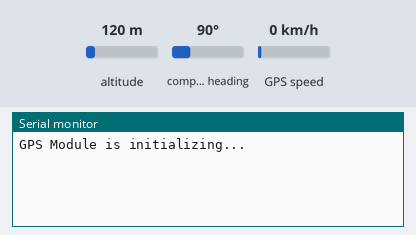
The sketch below on a simulated Arduino Uno, built with avr-gcc and run on an emulated ATmega328P. Parts: the last lines printed to the serial monitor. Inputs (shaded band) come from the test bench; at power-on: altitude 120 m, compass heading 90°, GPS speed 0 km/h. The GPS gets a fix after 3 s at 37.7749, -122.4194 with 8 satellites.

Above: at 1.2 s.
1.3 s: altitude set to 20 m
At 3.9 s:
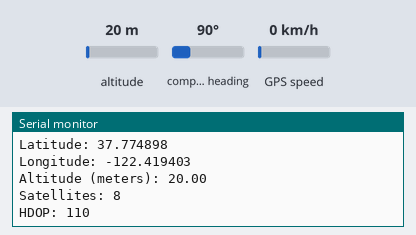
4.5 s: altitude set to 250 m
At 5.8 s:
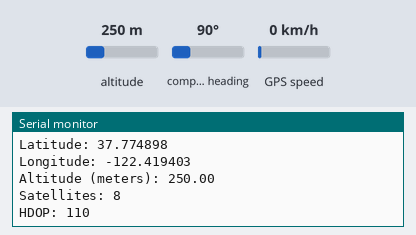

The sketch:

16.GPS_Read.ino
```cpp
#include <TinyGPS++.h>
#include <SoftwareSerial.h>

// Define GPS pins (change RX and TX pins according to your wiring)
SoftwareSerial gpsSerial(10, 11); // RX, TX

TinyGPSPlus gps;

void setup() {
  Serial.begin(9600);    // Serial Monitor communication
  gpsSerial.begin(9600); // GPS module communication

  Serial.println("GPS Module is initializing...");
}

void loop() {
  while (gpsSerial.available() > 0) {
    gps.encode(gpsSerial.read());

    if (gps.location.isUpdated()) {
      Serial.print("Latitude: ");
      Serial.println(gps.location.lat(), 6);
      Serial.print("Longitude: ");
      Serial.println(gps.location.lng(), 6);
      Serial.print("Altitude (meters): ");
      Serial.println(gps.altitude.meters());

      Serial.print("Satellites: ");
      Serial.println(gps.satellites.value());
      Serial.print("HDOP: ");
      Serial.println(gps.hdop.value());

      Serial.println();
    }
  }
}
```

Measured:
- after the input at 1.3 s, the serial monitor: prints a new line after 1.8 s (image 1)
- after the input at 4.5 s, the serial monitor: prints a new line after 0.57 s (image 2)
